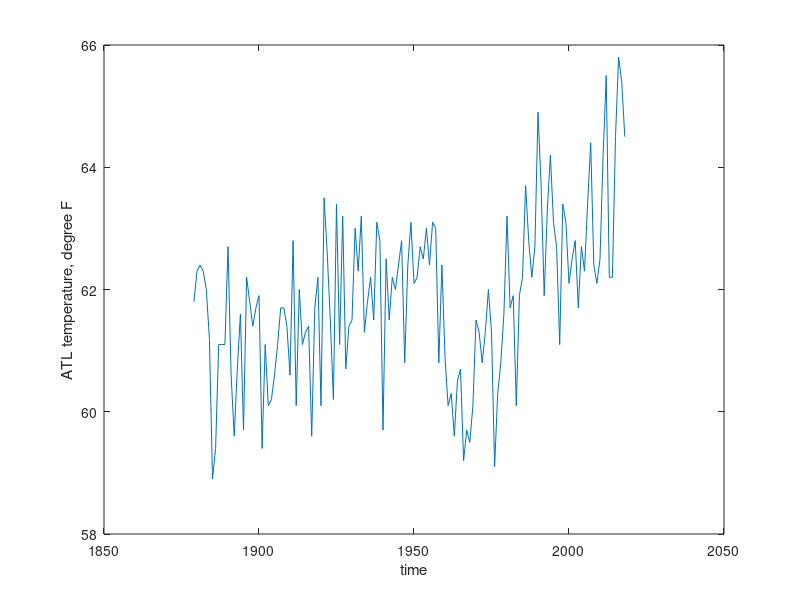
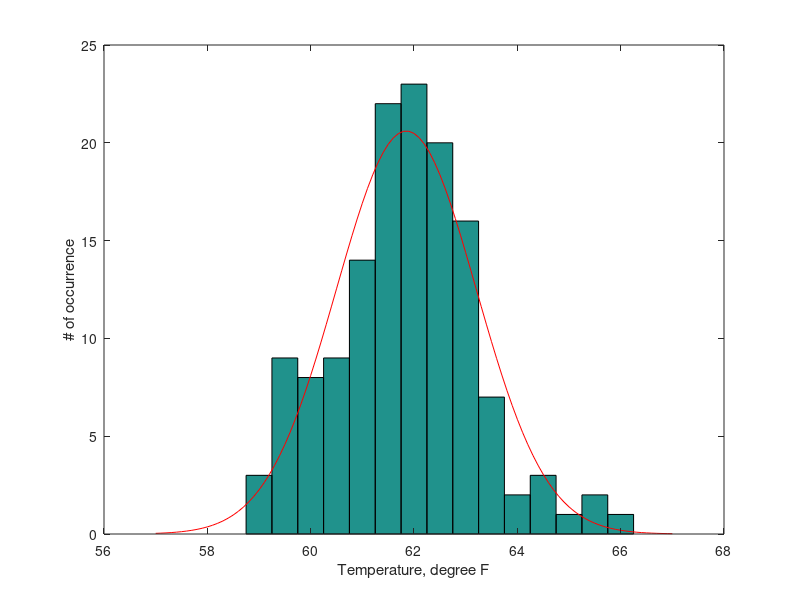
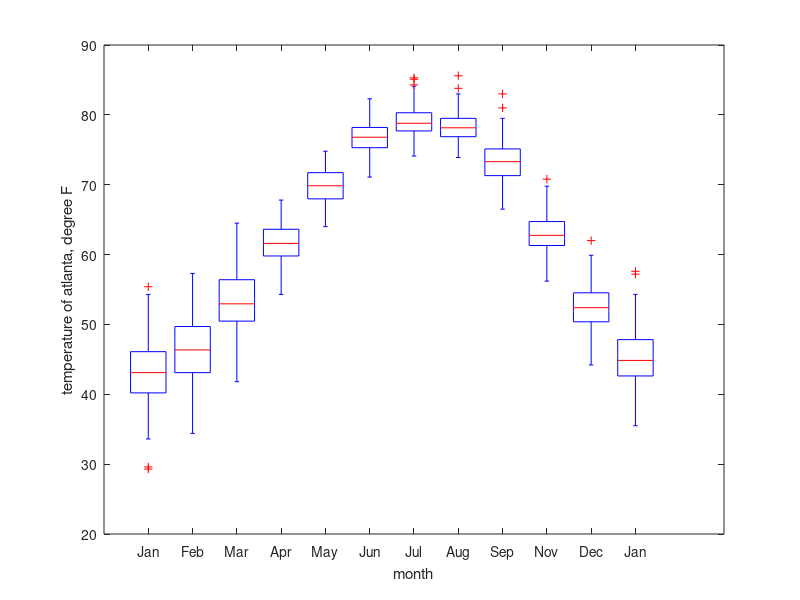

These charts were generated, in order, by the following MATLAB code:
%% week1_exercise

% Taka Ito

% safety first
clear all;
close all;
clc;

load atlanta_temperature.mat;

% plot temperature time series
figure(1); 
plot(Year,Annual);
xlabel('time');
ylabel('ATL temperature, degree F');

% calculate statistics
Tave = mean(Annual);
Tstd = std(Annual);
Tmedian = median(Annual);
% Tmedian = prctile(Annual,50);
Tiqr = iqr(Annual);
disp(['Mean temperature is ',num2str(Tave)]); 

% histogram
figure(2);
hist(Annual,57:.5:67);

% superimpose gaussian plot
x = 57:.1:67;
g = 1/(sqrt(2*pi)*Tstd)*exp(-.5*((x-Tave)/Tstd).^2);
N = length(Annual);
hold on; %superimpose the plot command below
plot(x,g*N*.5,'r-');
hold off;
xlabel('Temperature, degree F');
ylabel('# of occurrence');

% Boxwhiskar diagram
figure(3);
Temp = [Jan Feb Mar Apr May Jun Jul Aug Sep Oct Nov Dec];
boxplot(Temp);
xlabel('month');
ylabel('temperature of atlanta, degree F');
set(gca,'xticklabel',{'Jan' 'Feb' 'Mar' 'Apr' 'May' 'Jun' 'Jul' 'Aug' 'Sep' 'Nov' 'Dec'});
